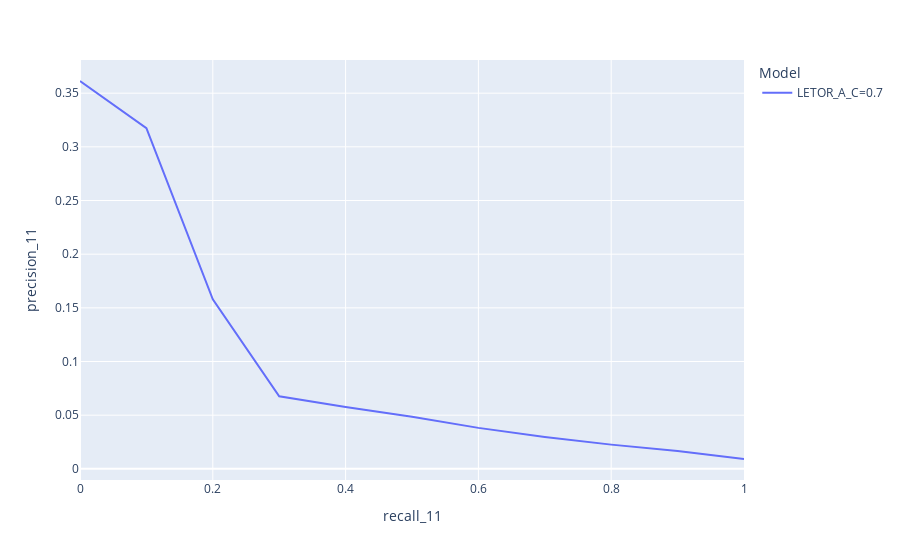

Write notebook code for a chart like this one.
### Code cell
fig_a = px.line(records, x="recall_11", y="precision_11", color='Model')
fig_a.show()

### Figure 1 — Plotly figure (JSON) as saved in the notebook; plotly's stock layout.template omitted (floating-point values rounded to 4 significant figures)
{"data": [{"hovertemplate": "Model=LETOR_A_C=0.7<br>recall_11=%{x}<br>precision_11=%{y}<extra></extra>", "legendgroup": "LETOR_A_C=0.7", "line": {"color": "#636efa", "dash": "solid"}, "marker": {"symbol": "circle"}, "mode": "lines", "name": "LETOR_A_C=0.7", "orientation": "v", "showlegend": true, "type": "scatter", "x": [0, 0.1, 0.2, 0.3, 0.4, 0.5, 0.6, 0.7, 0.8, 0.9, 1], "xaxis": "x", "y": [0.3613, 0.3174, 0.158, 0.06762, 0.05766, 0.04863, 0.03818, 0.0297, 0.02257, 0.0167, 0.009173], "yaxis": "y"}], "layout": {"legend": {"title": {"text": "Model"}, "tracegroupgap": 0}, "margin": {"t": 60}, "xaxis": {"anchor": "y", "domain": [0, 1], "title": {"text": "recall_11"}}, "yaxis": {"anchor": "x", "domain": [0, 1], "title": {"text": "precision_11"}}}}
